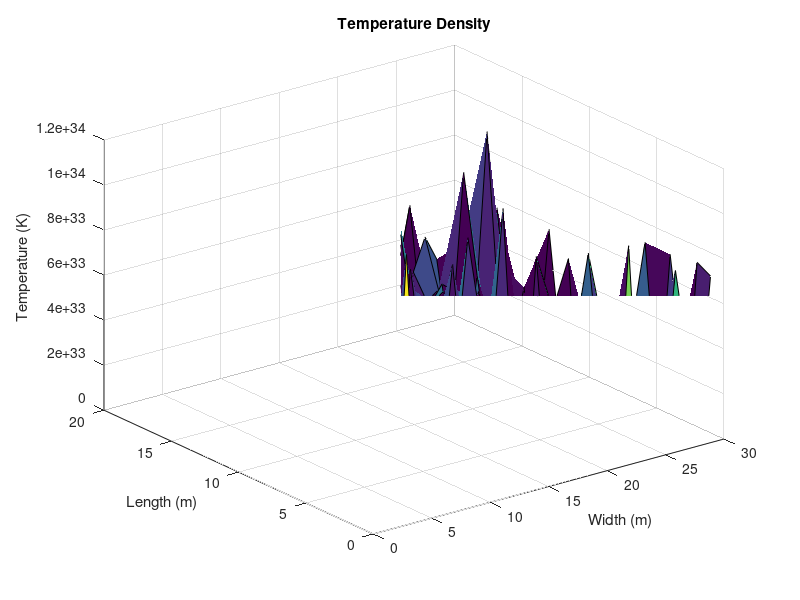

This chart was generated by the following MATLAB code:
%%%%%%%%%%%%%%%%%%%%%%%%%%%%%%%%%%%%%%%%%%%%%%%%%%%%%%%%%%%%%%%%%%%%%%%%%%%
%                        ELEC 4700 A - Winter 2022                        %
%                              Assignment 1                               %
%        Author: Julie-Anne Chaine             Student #: 101104568       %
%%%%%%%%%%%%%%%%%%%%%%%%%%%%%%%%%%%%%%%%%%%%%%%%%%%%%%%%%%%%%%%%%%%%%%%%%%%
clear all
% Constants:
mo = 9.1093837015e-31;              % Electron rest mass in kg
mn = 0.26*mo;                       % Effective mass of electrons
k = 1.38e-23;                       % Boltzmann's constant 
W = 200e-9;                         % Nominal region width in m
L = 100e-9;                         % Nominal region length in m
tau_mn = 0.2e-12;                   % Mean time between collisions
r = 2.82e-15;                       % Electron radius

%Variables
T = 300;                            % Room temperature in K
elecpop = 1000;                     % Number of particles to simulate
dt = 1e-14;                         % Time step in s
x = zeros(elecpop,1);               % Electron y positions
y = zeros(elecpop,1);               % Electron x positions
oldx = zeros(elecpop,1);            % Previous electron x position
oldy = zeros(elecpop,1);            % Previous electron y position
Vth = sqrt(2*k*T/mn);               % Thermal velocity in m/s
mfp = Vth*tau_mn;                   % Mean free path in m
samplepop = 10;                     % # of particles to plot
samp = randi(elecpop,samplepop,1);  % Random particles to observe
iter = 100;                         % # of iterations 
Pscatter = 1 - exp(-dt/tau_mn);     % Scattering probability

% Initializing positions and velocities 
    y(:,1) = rand(elecpop,1)*L;
    vx = Vth*randn(elecpop,1)/sqrt(2);
    vy = Vth*randn(elecpop,1)/sqrt(2); 
    for z = 1:elecpop   % Generating points on the left side
       x(z,1) = 0.2e-7 + (0.8e-7 - 0.2e-7)*rand();
    end
    for z = elecpop/2+1:elecpop     % Generating points on the right
       x(z,1) = 1.2e-7 + (2e-7 - 1.2e-7)*rand();        
    end
    
%Boxes
Boxes = {};
Boxes{1}.X = [0.8e-7, 0.4e-7];
Boxes{1}.Y = [0e-7, 0.4e-7];
Boxes{2}.X = [0.8e-7, 0.4e-7];
Boxes{2}.Y = [0.6e-7, 1e-7];

% circle for enhancement  
angle = 0:0.05:2*pi;
circx = cos(angle)';
circy = sin(angle)';
circle = [circx,circy];

    for j = 1:iter 
        %Creating box reflection
        vx(oldx>=1.2e-7 & x<=1.2e-7 & (y>0.6e-7 | y<0.4e-7)) = -vx(oldx>=1.2e-7 & x<=1.2e-7 & (y>0.6e-7 | y<0.4e-7));
        vx(oldx<=0.8e-7 & x>=0.8e-7 & (y>0.6e-7 | y<0.4e-7)) = -vx(oldx<=0.8e-7 & x>=0.8e-7 & (y>0.6e-7 | y<0.4e-7));        
        vy(x>0.8e-7 & x<1.2e-7 & oldy>=0.4e-7 & y<=0.4e-7) = -vy(x>0.8e-7 & x<1.2e-7 & oldy>=0.4e-7 & y<=0.4e-7);
        vy(x>0.8e-7 & x<1.2e-7 & oldy<=0.6e-7 & y>=0.6e-7) = -vy(x>0.8e-7 & x<1.2e-7 & oldy<=0.6e-7 & y>=0.6e-7);
        %Code for trajectory and collision
        oldx = x;
        oldy = y;
        PartScatter = Pscatter > rand(elecpop,1);
            vx(PartScatter) = Vth*randn(sum(PartScatter),1)/sqrt(2);
            vy(PartScatter) = Vth*randn(sum(PartScatter),1)/sqrt(2);     
        x = oldx + vx*dt;       % Previous x position + delta L
        y = oldy + vy*dt;       % Previous y position + delta L    
        oldx(x<0) = W;          % Making the particles on the left boundary, appear on the right
        oldx(x>W) = 0;          % Making the particles on the right boundary, appear on the left
        x(x<0) = x(x<0) + W;    % All points passed the left get pushed to the other side
        x(x>W) = x(x>W) - W;    % All points passed the right get pushed to the other side
        vy(y>L) = -vy(y>L);     % Particle Y direction gets flipped if it hits the top
        vy(y<0) = -vy(y<0);     % Particle Y direction gets flipped
%         figure(2)        
%         circle2(0,0.5e-7,0.2e-7);   % Plotting circle
%         for m = 1:samplepop
%             for a = 1:2
%                 rectangle('Position',[Boxes{a}.X(1), Boxes{a}.Y(1), Boxes{a}.X(2), Boxes{a}.Y(2)])
%                 axis([0 W 0 L])
%             end            
%             plot([oldx(samp(m)), x(samp(m))],[oldy(samp(m)),y(samp(m))],'SeriesIndex',m)
%             title('Sample Particles Trajectories')
%             xlabel('W (m) or x position')
%             ylabel('L (m) or y position')
%             axis([0 200e-9 0 100e-9])
%             hold on 
%         end
            V = sqrt( vx.^2+vy.^2 ); 
        pause(0.01)
    end

% % Plotting electron density maps
% figure
% hist3([x(:), y(:)],'CDataMode','auto')
% xlabel('W (m) or x position')
% ylabel('L (m) or y position')
% title('Electron density map')

%temp map!!!!
nx = 20; ny = 30;
BinX = ceil( x*nx/W );
BinY = ceil( y*ny/L );
for i = 1:nx
    for j = 1:ny
        match = BinX == i & BinY == j;
        Tbox(i,j) = sum( V(match).^2/(2*k) );
    end
end
figure
surf(Tbox)
title('Temperature Density')
xlabel('Width (m)')
ylabel('Length (m)')
zlabel('Temperature (K)')